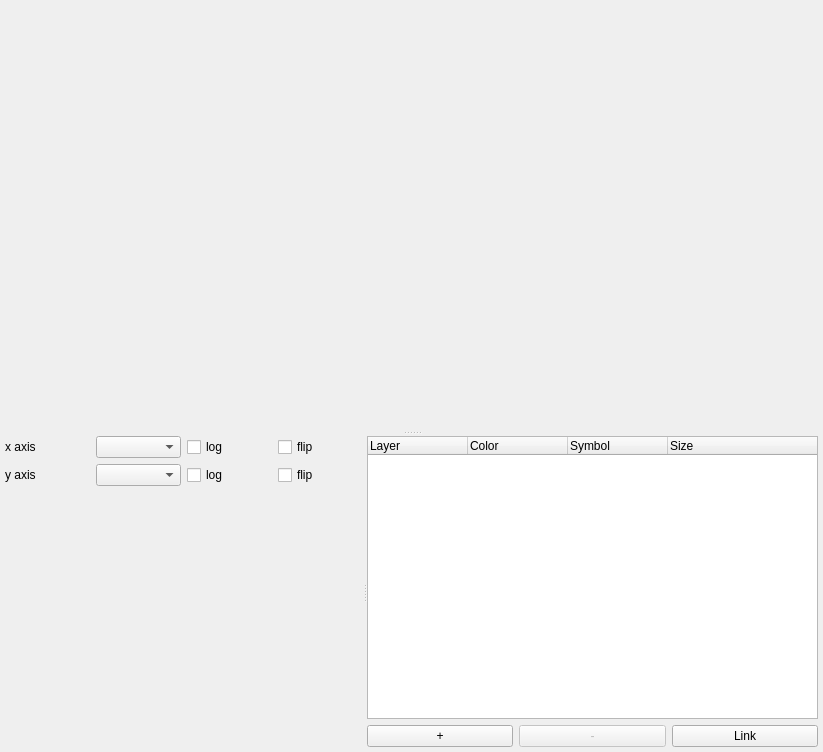
<?xml version="1.0" encoding="UTF-8"?>
<ui version="4.0">
 <class>ScatterWidget</class>
 <widget class="QWidget" name="ScatterWidget">
  <property name="geometry">
   <rect>
    <x>0</x>
    <y>0</y>
    <width>823</width>
    <height>752</height>
   </rect>
  </property>
  <property name="windowTitle">
   <string>Scatter Plot</string>
  </property>
  <layout class="QVBoxLayout" name="verticalLayout_2">
   <property name="margin">
    <number>5</number>
   </property>
   <item>
    <widget class="QSplitter" name="splitter_2">
     <property name="orientation">
      <enum>Qt::Vertical</enum>
     </property>
     <property name="handleWidth">
      <number>7</number>
     </property>
     <widget class="MplWidget" name="mplWidget" native="true">
      <property name="sizePolicy">
       <sizepolicy hsizetype="Expanding" vsizetype="Expanding">
        <horstretch>0</horstretch>
        <verstretch>0</verstretch>
       </sizepolicy>
      </property>
      <property name="minimumSize">
       <size>
        <width>0</width>
        <height>300</height>
       </size>
      </property>
      <property name="toolTip">
       <string/>
      </property>
     </widget>
     <widget class="QSplitter" name="splitter">
      <property name="orientation">
       <enum>Qt::Horizontal</enum>
      </property>
      <widget class="QWidget" name="layoutWidget">
       <layout class="QVBoxLayout" name="axisLayout">
        <property name="sizeConstraint">
         <enum>QLayout::SetMaximumSize</enum>
        </property>
        <item>
         <layout class="QHBoxLayout" name="xAxisLayout">
          <item>
           <widget class="QLabel" name="xlabel">
            <property name="text">
             <string>x axis</string>
            </property>
           </widget>
          </item>
          <item>
           <widget class="QComboBox" name="xAxisComboBox">
            <property name="toolTip">
             <string>Set which attribute is plotted on the x axis</string>
            </property>
           </widget>
          </item>
          <item>
           <widget class="QCheckBox" name="xLogCheckBox">
            <property name="toolTip">
             <string>Toggle on/off log scaling on the x axis</string>
            </property>
            <property name="text">
             <string>log</string>
            </property>
           </widget>
          </item>
          <item>
           <widget class="QCheckBox" name="xFlipCheckBox">
            <property name="toolTip">
             <string>Flip/unflip the order of the x axis</string>
            </property>
            <property name="text">
             <string>flip</string>
            </property>
           </widget>
          </item>
         </layout>
        </item>
        <item>
         <layout class="QHBoxLayout" name="yAxisLayout">
          <item>
           <widget class="QLabel" name="ylabel">
            <property name="text">
             <string>y axis</string>
            </property>
           </widget>
          </item>
          <item>
           <widget class="QComboBox" name="yAxisComboBox">
            <property name="toolTip">
             <string>Set which attribute is plotted on the y axis</string>
            </property>
           </widget>
          </item>
          <item>
           <widget class="QCheckBox" name="yLogCheckBox">
            <property name="toolTip">
             <string>Toggle on/off log scaling on the y axis</string>
            </property>
            <property name="text">
             <string>log</string>
            </property>
           </widget>
          </item>
          <item>
           <widget class="QCheckBox" name="yFlipCheckBox">
            <property name="toolTip">
             <string>Flip/unflip the order of the y axis</string>
            </property>
            <property name="text">
             <string>flip</string>
            </property>
           </widget>
          </item>
         </layout>
        </item>
        <item>
         <spacer name="verticalSpacer">
          <property name="orientation">
           <enum>Qt::Vertical</enum>
          </property>
          <property name="sizeType">
           <enum>QSizePolicy::Expanding</enum>
          </property>
          <property name="sizeHint" stdset="0">
           <size>
            <width>20</width>
            <height>40</height>
           </size>
          </property>
         </spacer>
        </item>
       </layout>
      </widget>
      <widget class="QWidget" name="layoutWidget">
       <layout class="QVBoxLayout" name="verticalLayout">
        <item>
         <widget class="QTreeWidget" name="layerTree">
          <property name="sizePolicy">
           <sizepolicy hsizetype="Expanding" vsizetype="Preferred">
            <horstretch>0</horstretch>
            <verstretch>100</verstretch>
           </sizepolicy>
          </property>
          <property name="minimumSize">
           <size>
            <width>0</width>
            <height>0</height>
           </size>
          </property>
          <property name="maximumSize">
           <size>
            <width>16777215</width>
            <height>16777215</height>
           </size>
          </property>
          <column>
           <property name="text">
            <string>Layer</string>
           </property>
          </column>
          <column>
           <property name="text">
            <string>Color</string>
           </property>
          </column>
          <column>
           <property name="text">
            <string>Symbol</string>
           </property>
          </column>
          <column>
           <property name="text">
            <string>Size</string>
           </property>
          </column>
         </widget>
        </item>
        <item>
         <layout class="QHBoxLayout" name="horizontalLayout">
          <item>
           <widget class="QPushButton" name="layerAddButton">
            <property name="toolTip">
             <string>Add a new subset or data set</string>
            </property>
            <property name="statusTip">
             <string/>
            </property>
            <property name="whatsThis">
             <string/>
            </property>
            <property name="text">
             <string>+</string>
            </property>
           </widget>
          </item>
          <item>
           <widget class="QPushButton" name="layerRemoveButton">
            <property name="enabled">
             <bool>false</bool>
            </property>
            <property name="toolTip">
             <string>Remove a subset or data set from all visualizations</string>
            </property>
            <property name="text">
             <string>-</string>
            </property>
           </widget>
          </item>
          <item>
           <widget class="QPushButton" name="linkButton">
            <property name="toolTip">
             <string>Link subsets</string>
            </property>
            <property name="text">
             <string>Link</string>
            </property>
           </widget>
          </item>
         </layout>
        </item>
       </layout>
      </widget>
     </widget>
    </widget>
   </item>
  </layout>
 </widget>
 <customwidgets>
  <customwidget>
   <class>MplWidget</class>
   <extends>QWidget</extends>
   <header>mplwidget</header>
   <container>1</container>
  </customwidget>
 </customwidgets>
 <tabstops>
  <tabstop>xAxisComboBox</tabstop>
  <tabstop>xLogCheckBox</tabstop>
  <tabstop>xFlipCheckBox</tabstop>
  <tabstop>yAxisComboBox</tabstop>
  <tabstop>yLogCheckBox</tabstop>
  <tabstop>yFlipCheckBox</tabstop>
 </tabstops>
 <resources/>
 <connections/>
</ui>
